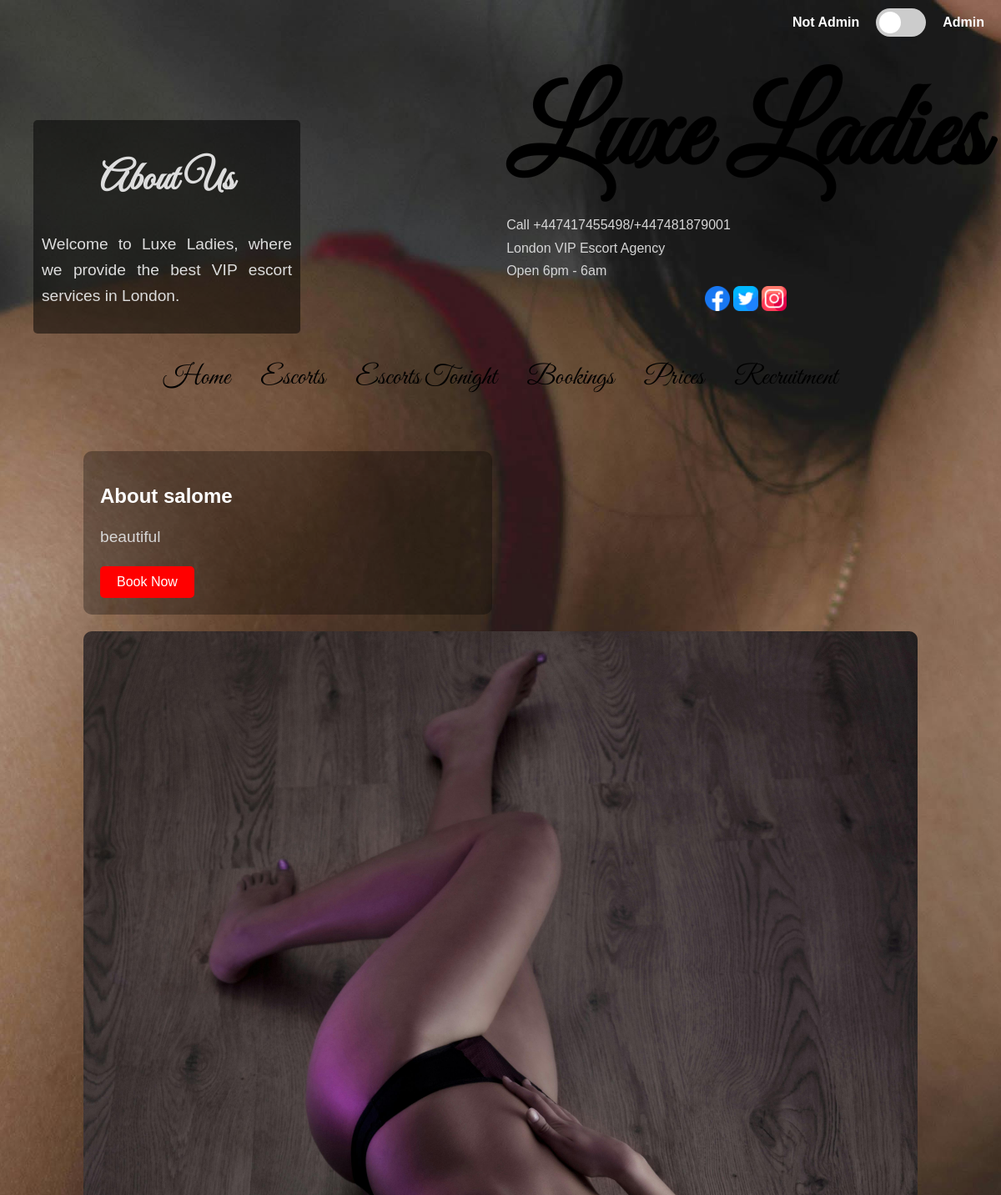
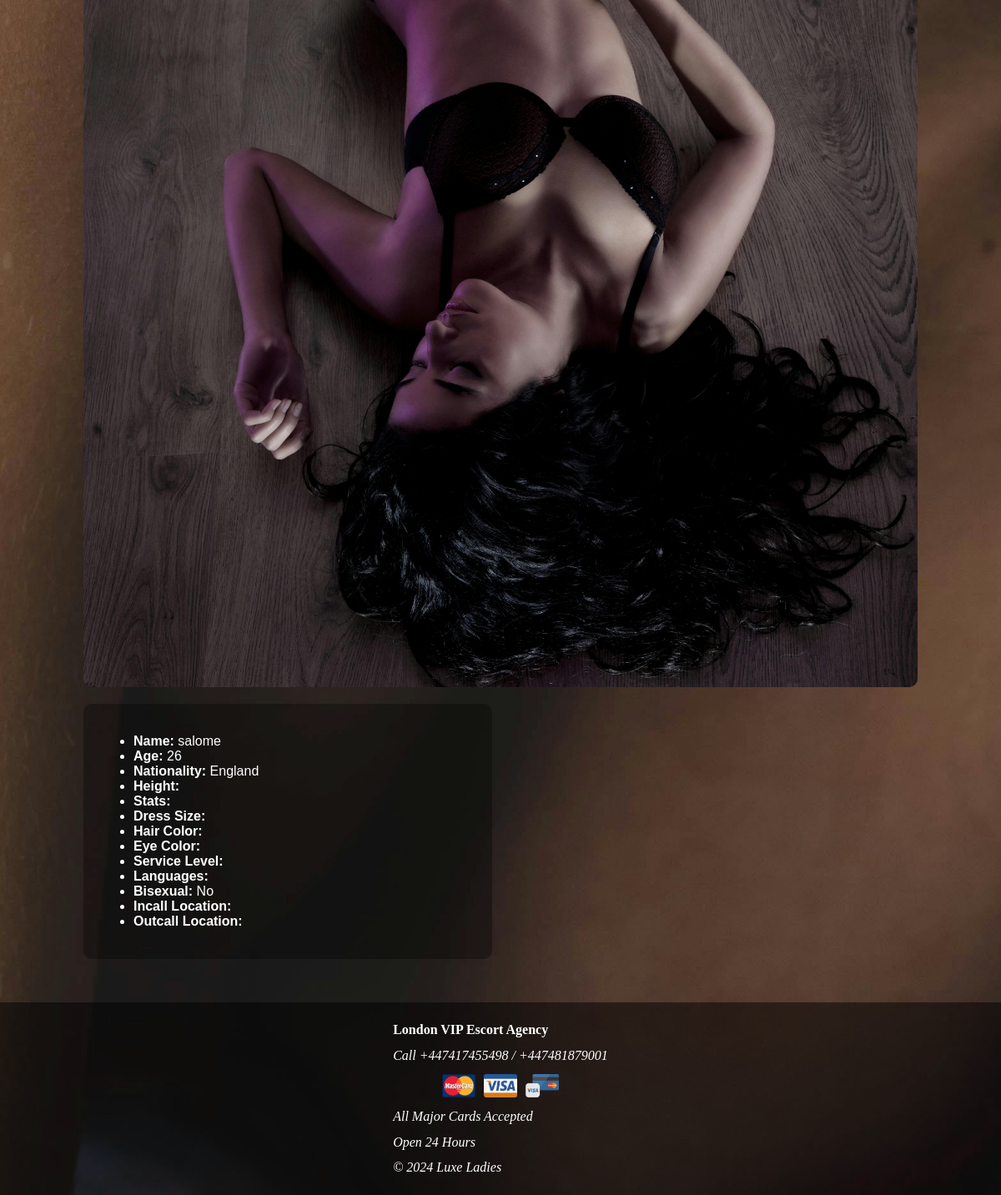
Screenshot of /profile/4 with the database file from the repository (2 pictures, top to bottom).
### app/models.py (models this page shows, shortened)
class Profile(db.Model):
    id = db.Column(db.Integer, primary_key=True)
    name = db.Column(db.String(100), nullable=False)
    age = db.Column(db.Integer, nullable=False)
    nationality = db.Column(db.String(50), nullable=False)
    height = db.Column(db.String(10), nullable=False)
    stats = db.Column(db.String(10), nullable=False)
    dress_size = db.Column(db.String(10), nullable=False)
    hair_color = db.Column(db.String(20), nullable=False)
    eye_color = db.Column(db.String(20), nullable=False)
    service_level = db.Column(db.String(20), nullable=False)
    languages = db.Column(db.String(100), nullable=False)
    bisexual = db.Column(db.Boolean, default=False)
    incall_location = db.Column(db.String(100), nullable=True)
    outcall_location = db.Column(db.String(100), nullable=True)
    description = db.Column(db.Text, nullable=False)
    profile_picture = db.Column(db.String(20), nullable=False, default='default.jpg')
    owner_id = db.Column(db.Integer, db.ForeignKey('user.id'), nullable=False)
    owner = db.relationship('User', backref=db.backref('profiles', lazy=True))
    tonight = db.Column(db.Boolean, default=False)  # Indicates if profile is featured in "Escorts Tonight"

### app/routes.py (the view)
@app.route('/profile/<int:profile_id>')
def profile(profile_id):
    profile = Profile.query.get_or_404(profile_id)
    return render_template('profile.html', profile=profile)

### app/templates/profile.html
{% extends "layout.html" %}
{% block content %}
<div class="profile-container">
    <div class="about">
        <h2>About {{ profile.name }}</h2>
        <p>{{ profile.description }}</p>
        <a href="{{ url_for('bookings', escort_name=profile.name) }}" class="btn btn-primary">Book Now</a>
    </div>
    <div class="profile-picture">
        <img src="{{ url_for('static', filename='uploads/' + profile.profile_picture) }}" alt="{{ profile.name }}">
    </div>
    <div class="details">
        <ul>
            <li><strong>Name:</strong> {{ profile.name }}</li>
            <li><strong>Age:</strong> {{ profile.age }}</li>
            <li><strong>Nationality:</strong> {{ profile.nationality }}</li>
            <li><strong>Height:</strong> {{ profile.height }}</li>
            <li><strong>Stats:</strong> {{ profile.stats }}</li>
            <li><strong>Dress Size:</strong> {{ profile.dress_size }}</li>
            <li><strong>Hair Color:</strong> {{ profile.hair_color }}</li>
            <li><strong>Eye Color:</strong> {{ profile.eye_color }}</li>
            <li><strong>Service Level:</strong> {{ profile.service_level }}</li>
            <li><strong>Languages:</strong> {{ profile.languages }}</li>
            <li><strong>Bisexual:</strong> {{ 'Yes' if profile.bisexual else 'No' }}</li>
            <li><strong>Incall Location:</strong> {{ profile.incall_location }}</li>
            <li><strong>Outcall Location:</strong> {{ profile.outcall_location }}</li>
        </ul>
    </div>
</div>
{% endblock %}

### app/static/css/style.css (style rules this page uses)
body { font-family: Arial, sans-serif; margin: 0; padding: 0; background: url('../images/header3.jpg') no-repeat center center fixed; background-size: cover; color: #ffffff; }
p { font-size: 1.2rem; line-height: 1.6; color: #d6d6d6; text-align: justify; }
.profile-container { display: flex; justify-content: space-between; margin-top: 20px; align-items: flex-start; flex-wrap: wrap; }
.about, .details { width: 45%; background: rgba(0, 0, 0, 0.3); padding: 20px; border-radius: 10px; color: #ffffff; margin-bottom: 20px; }
.profile-picture { width: 100%; display: flex; justify-content: center; align-items: center; flex-shrink: 0; margin-bottom: 20px; }
.profile-picture img { width: 100%; height: auto; max-height: none; object-fit: contain; border-radius: 10px; }
.btn { display: inline-block; padding: 10px 20px; font-size: 16px; border-radius: 5px; text-decoration: none; text-align: center; }
.btn-primary { background-color: #ff0000; color: white; border: none; cursor: pointer; }

### rows the page displays
Profile: name "salome", description "beautiful", profile_picture (picture), age "26", nationality "England", bisexual "No"
